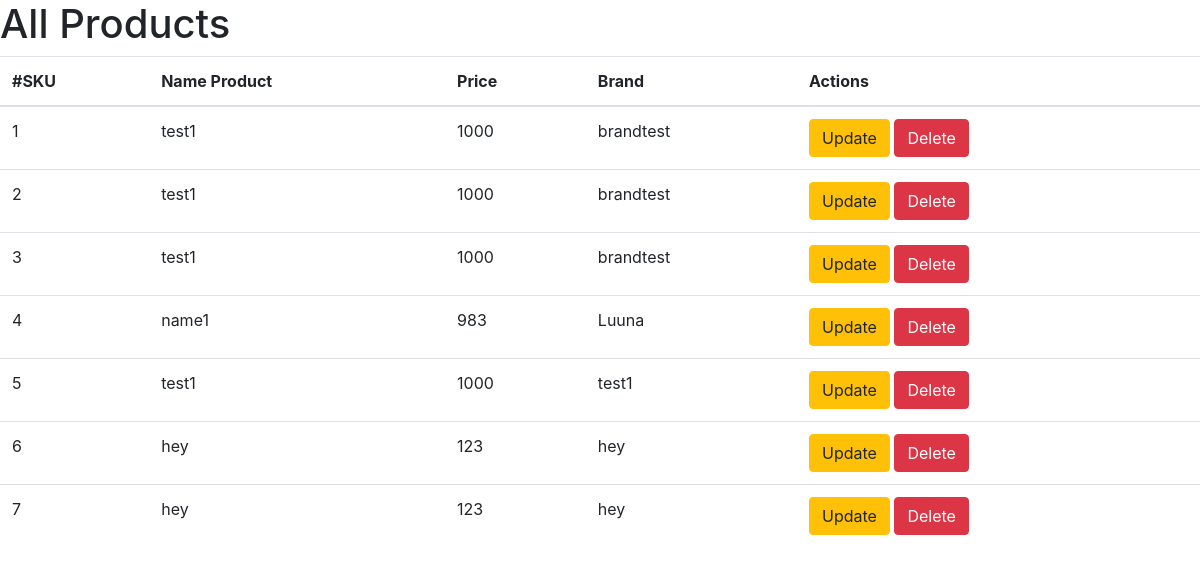
The app's page /products, older data.
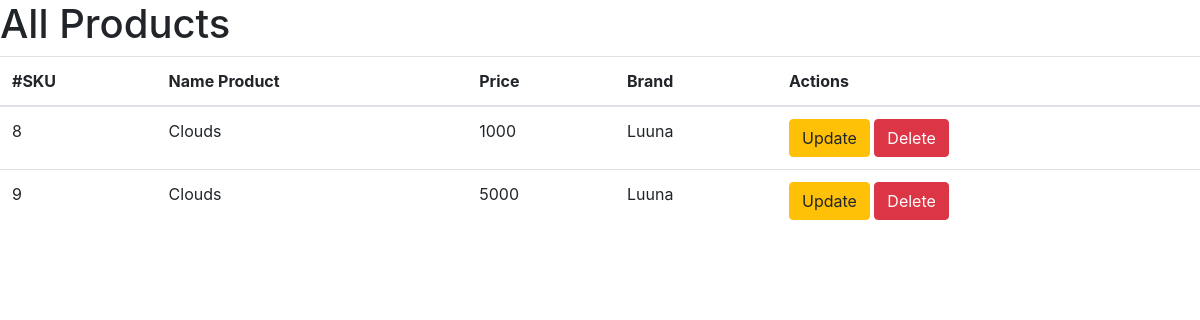
The same page, newer data.
### app_products/models.py (models this page shows)
class Product(models.Model):
    sku = models.AutoField(primary_key=True)
    name = models.CharField(max_length=500)
    price = models.IntegerField()
    brand = models.CharField(max_length=300)

### app_products/views.py (the view)
# urls.py: path('products',views.get_products, name="produc" ),
def get_products(request):
    products= Product.objects.all()
    return render(request,'get_products.html' ,{'all_products':products})

### app_products/templates/get_products.html (shortened to what this page needs)
{% extends 'basetemplate.html' %}
{% block title_body %}
    <h1>All Products</h1>
{% endblock title_body %}
{% block data_body %}
<table class="table">
  <thead>
    <tr>
      <th scope="col">#SKU</th>
      <th scope="col">Name Product</th>
      <th scope="col">Price</th>
      <th scope="col">Brand</th>
      <th scope="col">Actions</th>
    </tr>
  </thead>
  <tbody>
    {% for products in all_products %}
        <tr>
            <td>{{products.sku}}</td>
            <td>{{products.name}}</td>
            <td>{{products.price}}</td>
            <td>{{products.brand}}</td>
            <td>
              <a href="/update_products/{{products.sku}}" class="btn btn-warning">Update</a>
              <a href="/delete_products/{{products.sku}}" class="btn btn-danger">Delete</a>
            </td>
        </tr>
    {% endfor %}
  </tbody>
</table>
{% endblock data_body %}

Row changes from the older to the newer data that the page shows:
removed Product: sku "1", name "test1", price "1000", brand "brandtest"
removed Product: sku "2", name "test1", price "1000", brand "brandtest"
removed Product: sku "3", name "test1", price "1000", brand "brandtest"
removed Product: sku "4", name "name1", price "983", brand "Luuna"
removed Product: sku "5", name "test1", price "1000", brand "test1"
removed Product: sku "6", name "hey", price "123", brand "hey"
removed Product: sku "7", name "hey", price "123", brand "hey"
added Product: sku "8", name "Clouds", price "1000", brand "Luuna"
added Product: sku "9", name "Clouds", price "5000", brand "Luuna"
